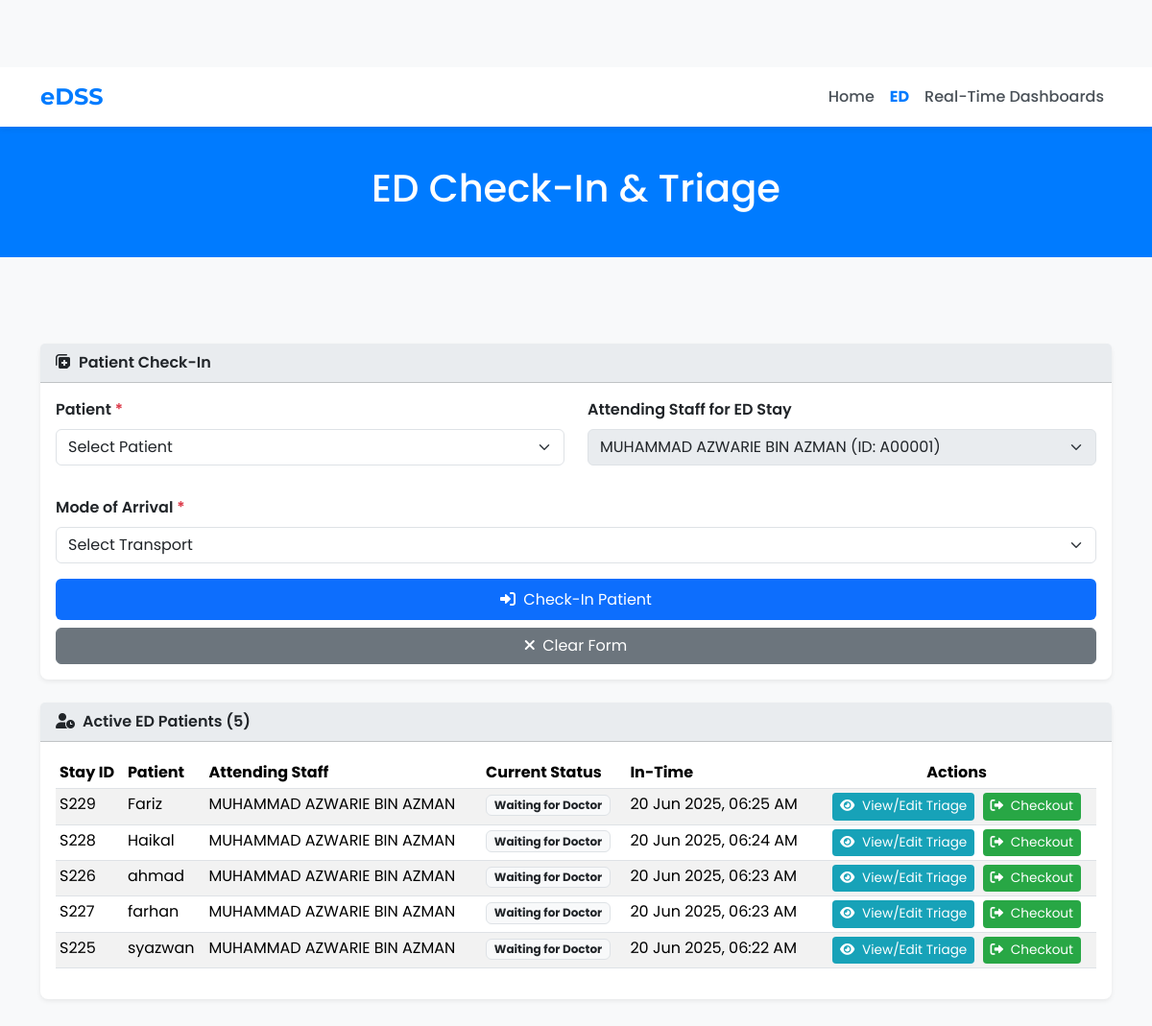
The app's page /admission/admin/manage_edstay.php (signed in) with its own data.
### tables this page shows
CREATE TABLE `edstays` (
  `StayID` varchar(12) NOT NULL,
  `Intime` timestamp NOT NULL DEFAULT current_timestamp(),
  `Outime` timestamp NULL DEFAULT NULL,
  `Arrival_transport` varchar(50) NOT NULL,
  `Status` varchar(50) DEFAULT 'Waiting for Triage',
  `Disposition` varchar(100) NOT NULL,
  `PatientID` varchar(12) NOT NULL,
  `StaffID` varchar(12) NOT NULL,
  PRIMARY KEY (`StayID`),
  KEY `PatientID` (`PatientID`),
  KEY `StaffID` (`StaffID`),
  CONSTRAINT `edstays_ibfk_1` FOREIGN KEY (`PatientID`) REFERENCES `patients` (`PatientID`),
  CONSTRAINT `edstays_ibfk_2` FOREIGN KEY (`StaffID`) REFERENCES `staff` (`StaffID`)
);

CREATE TABLE `patients` (
  `PatientID` varchar(12) NOT NULL,
  `PatientName` varchar(100) NOT NULL,
  `Gender` varchar(50) NOT NULL,
  `Race` varchar(50) NOT NULL,
  `Phone_Number` varchar(15) NOT NULL,
  `Address` text NOT NULL,
  `Email` varchar(100) NOT NULL,
  `RegistrationTimestamp` datetime NOT NULL DEFAULT current_timestamp(),
  PRIMARY KEY (`PatientID`),
  UNIQUE KEY `email` (`Email`)
);

CREATE TABLE `staff` (
  `StaffID` varchar(12) NOT NULL,
  `Name` varchar(255) NOT NULL,
  `IC` varchar(15) NOT NULL,
  `Gender` varchar(15) NOT NULL,
  `PhoneNo` varchar(15) NOT NULL,
  `Address` varchar(255) NOT NULL,
  `Role` varchar(50) NOT NULL,
  `Status` varchar(20) DEFAULT 'Available',
  `Email` varchar(100) NOT NULL,
  `Username` varchar(100) NOT NULL,
  `Password` varchar(255) NOT NULL,
  `DepartmentID` varchar(12) NOT NULL,
  PRIMARY KEY (`StaffID`),
  UNIQUE KEY `IC` (`IC`),
  UNIQUE KEY `PhoneNo` (`PhoneNo`),
  UNIQUE KEY `Email` (`Email`),
  UNIQUE KEY `Username` (`Username`),
  KEY `DepartmentID` (`DepartmentID`),
  CONSTRAINT `STAFF_ibfk_1` FOREIGN KEY (`DepartmentID`) REFERENCES `department` (`DepartmentID`) ON DELETE CASCADE
);

CREATE TABLE `edstays_triage` (
  `StayID` varchar(12) NOT NULL,
  `TriageID` varchar(12) NOT NULL,
  `ChiefComplaint` varchar(100) NOT NULL,
  PRIMARY KEY (`StayID`,`TriageID`),
  KEY `TriageID` (`TriageID`),
  KEY `StayID` (`StayID`),
  CONSTRAINT `edstays_triage_ibfk_1` FOREIGN KEY (`StayID`) REFERENCES `edstays` (`StayID`),
  CONSTRAINT `edstays_triage_ibfk_2` FOREIGN KEY (`TriageID`) REFERENCES `triage` (`TriageID`)
);

### admission/admin/manage_edstay.php (the view, shortened to what this page needs)
<?php
include 'connection.php';
$loggedInStaffID_Session = $_SESSION['staffid'] ?? null;
$staffIDFromURL = $_GET['staffid'] ?? null;
$staffIdForPageContext = $staffIDFromURL ?? $loggedInStaffID_Session;
$current_page = basename($_SERVER['PHP_SELF']);
function addStaffIdToLink($url, $staffIdParam) {
    if ($staffIdParam !== null && $staffIdParam !== '') {
        $separator = (strpos($url, '?') === false) ? '?' : '&';
        return $url . $separator . 'staffid=' . urlencode($staffIdParam);
    }
    return $url;
}
if ($_SERVER['REQUEST_METHOD'] === 'GET') {
    $StaffID_FK_form = $loggedInStaffID_Session;
} else {
    $StaffID_FK_form = $_POST['staff_id_fk_form'] ?? $loggedInStaffID_Session;
}
$staffList = []; $sql_staff = "SELECT StaffID, Name FROM staff ORDER BY Name ASC"; $result_staff = $conn->query($sql_staff); if ($result_staff) { while ($row = $result_staff->fetch_assoc()) { $staffList[] = $row; } $result_staff->free(); } else { error_log("Error fetching staff list: " . $conn->error); }
$itemsPerPage_ed = 10; $page_ed = isset($_GET['page_ed']) && (int)$_GET['page_ed'] > 0 ? (int)$_GET['page_ed'] : 1; $offset_ed = ($page_ed - 1) * $itemsPerPage_ed;
$activeEDStaysData = []; $totalPages_ed = 0; $fetch_error_ed = null;
try {
    $totalActiveEDStaysQuery = "SELECT COUNT(*) AS total FROM edstays WHERE Outime IS NULL";
    $totalResult_ed = $conn->query($totalActiveEDStaysQuery); if ($totalResult_ed) { $totalActiveEDStays = $totalResult_ed->fetch_assoc()['total']; $totalPages_ed = ceil($totalActiveEDStays / $itemsPerPage_ed); $totalResult_ed->free(); } else { throw new Exception("Count active stays: " . $conn->error); }
    $edStaysQuery = "SELECT es.StayID, es.Intime, es.PatientID, p.PatientName, es.StaffID AS AttendingStaffID_edstays, s_attending.Name AS AttendingStaffName, es.Status AS EDStatus, es.Arrival_transport AS StayArrivalTransport, et.TriageID, et.ChiefComplaint, t.Temperature, t.Heartrate, t.Resprate, t.O2sat, t.SBP, t.DBP, t.Pain, t.Acuity FROM edstays es JOIN patients p ON es.PatientID = p.PatientID LEFT JOIN staff s_attending ON es.StaffID = s_attending.StaffID LEFT JOIN edstays_triage et ON es.StayID = et.StayID LEFT JOIN triage t ON et.TriageID = t.TriageID WHERE es.Outime IS NULL ORDER BY es.Intime DESC LIMIT ? OFFSET ?";
    $stmt_edstays = $conn->prepare($edStaysQuery); if ($stmt_edstays === false) throw new Exception("Prep Fetch Stays: " . $conn->error);
    $stmt_edstays->bind_param("ii", $itemsPerPage_ed, $offset_ed);
    if (!$stmt_edstays->execute()) throw new Exception("Exec Fetch Stays: " . $stmt_edstays->error);
    $result_edstays = $stmt_edstays->get_result(); if ($result_edstays) { $activeEDStaysData = $result_edstays->fetch_all(MYSQLI_ASSOC); $result_edstays->free(); } else { throw new Exception("Get result Fetch Stays: " . $stmt_edstays->error); }
} catch (Exception $e) { $fetch_error_ed = "Error fetching ED Stay list: " . $e->getMessage(); error_log($fetch_error_ed); }
?>
<!DOCTYPE html>
<html lang="en">
<head>
    <link href="https://cdn.jsdelivr.net/npm/bootstrap@5.3.3/dist/css/bootstrap.min.css" rel="stylesheet"> <link href="https://cdnjs.cloudflare.com/ajax/libs/font-awesome/6.0.0-beta3/css/all.min.css" rel="stylesheet">
</head>
<body>
    <nav class="navbar navbar-expand-lg navbar-light">
        <div class="container">
       <a class="navbar-brand" href="<?php echo addStaffIdToLink('http://localhost/dss/staff/admin/AdminLandingPage.php', $staffIdForPageContext);  ?>">eDSS</a>
            <div class="collapse navbar-collapse" id="navbarNav">
                <ul class="navbar-nav ms-auto">
                    <li class="nav-item <?php echo ($current_page == 'index.php') ? 'active' : ''; ?>">
                        <a class="nav-link" href="<?php echo addStaffIdToLink('index.php', $staffIdForPageContext); ?>">Home</a>
                    </li>
                    <li class="nav-item <?php echo ($current_page == 'manage_edstay.php') ? 'active' : ''; ?>">
                        <a class="nav-link" href="<?php echo addStaffIdToLink('manage_edstay.php', $staffIdForPageContext); ?>">ED</a>
                    </li>
                    <li class="nav-item <?php echo ($current_page == 'dashboard.php') ? 'active' : ''; ?>">
                        <a class="nav-link" href="<?php echo addStaffIdToLink('dashboard.php', $staffIdForPageContext); ?>">Real-Time Dashboards</a>
                    </li>
                </ul>
            </div>
        </div>
    </nav>
    <div class="hero-section"><h1>ED Check-In & Triage</h1></div>
    <div class="container mt-4 mb-5">
        <div id="messageArea" style="min-height: 60px;">
        </div>
        <div class="card" id="edStayFormCard">
            <div class="card-header"><i class="fas fa-notes-medical me-2"></i><span id="formTitle">Patient Check-In</span></div>
            <div class="card-body">
                <form method="POST" action="<?php echo addStaffIdToLink(htmlspecialchars($_SERVER['PHP_SELF']), $staffIdForPageContext); ?>" id="edStayForm">
                    <div class="row">
                        <div class="col-md-6 mb-3">
                            <label for="patient_id_fk_form" class="form-label">Patient <span class="text-danger">*</span></label>
                            <select name="patient_id_fk_form" id="patient_id_fk_form" class="form-select" required>
                                <option value="">Select Patient</option>
                            </select>
                        </div>
                        <div class="col-md-6 mb-3">
                            <div id="attending_staff_container_checkin">
                                <label for="staff_id_fk_form" class="form-label">Attending Staff for ED Stay</label>
                                <select name="staff_id_fk_form" id="staff_id_fk_form" class="form-select" required disabled>
                                    <?php foreach ($staffList as $staff): ?> <option value="<?php echo htmlspecialchars($staff['StaffID']); ?>" <?php if ($StaffID_FK_form == $staff['StaffID']) echo "selected"; ?>><?php echo htmlspecialchars($staff['Name']) . " (ID: " . htmlspecialchars($staff['StaffID']) . ")"; ?></option> <?php endforeach; ?>
                                </select>
                            </div>
                        </div>
                    </div>
                    <div class="mb-3" id="arrival_transport_container">
                       <label for="arrival_transport_edstay" class="form-label">Mode of Arrival <span class="text-danger">*</span></label>
                        <select class="form-select" name="arrival_transport_edstay" id="arrival_transport_edstay" required>
                            <option value="">Select Transport</option>
                        </select>
                   </div>
                    <button type="submit" class="btn-submit btn btn-primary w-100" id="submitBtnEDStay"><i class="fas fa-sign-in-alt me-1"></i> <span id="submitBtnTextEDStay">Check-In Patient</span></button>
                    <button type="button" class="btn btn-secondary mt-2 w-100" onclick="resetToCheckInMode()"><i class="fas fa-times me-1"></i> Clear Form</button>
                </form>
            </div>
        </div>
        <div class="card mt-4">
            <div class="card-header"><i class="fas fa-user-clock me-2"></i>Active ED Patients (<span id="activePatientCount"><?php echo $totalActiveEDStays ?? 0; ?></span>)</div>
            <div class="card-body">
                <div class="table-responsive">
                    <table class="table table-striped table-hover table-sm">
                        <thead><tr><th>Stay ID</th><th>Patient</th><th>Attending Staff</th><th>Current Status</th><th>In-Time</th><th class="text-center">Actions</th></tr></thead>
                        <tbody>
                            <?php if (!empty($activeEDStaysData)): ?>
                                <?php foreach ($activeEDStaysData as $stay):
                                    $hasTriage = !empty($stay['TriageID']);
                                ?>
                                <tr>
                                    <td><?php echo htmlspecialchars($stay['StayID']); ?></td>
                                    <td><?php echo htmlspecialchars($stay['PatientName'] ?? 'N/A'); ?></td>
                                    <td><?php echo htmlspecialchars($stay['AttendingStaffName'] ?? 'N/A'); ?></td>
                                    <td><span class="badge bg-light text-dark border"><?php echo htmlspecialchars($stay['EDStatus'] ?? 'N/A'); ?></span></td>
                                    <td><?php echo !empty($stay['Intime']) ? htmlspecialchars(date('d M Y, h:i A', strtotime($stay['Intime']))) : 'N/A'; ?></td>
                                    <td class="text-center">
                                        <?php
                                            $button_class = $hasTriage ? 'btn-secondary' : 'btn-info';
                                            $button_icon = $hasTriage ? 'fa-eye' : 'fa-file-medical-alt';
                                            $button_text = $hasTriage ? 'View/Edit Triage' : 'Add Triage';
                                            $button_title = $hasTriage ? 'View or Edit Existing Triage Data' : 'Add New Triage Data';
                                            if (in_array($stay['EDStatus'], ['Waiting for Triage', 'Waiting for Doctor', 'Doctor Assessment', 'Awaiting Disposition'])) :
                                        ?>
                                            <button class='triage-btn btn btn-sm <?php echo $button_class; ?> me-1'
                                                data-bs-toggle="modal" data-bs-target="#triageModal"
                                                data-stay-data='<?php echo htmlspecialchars(json_encode($stay), ENT_QUOTES, 'UTF-8'); ?>'
                                                onclick="prepareTriageModal(this)"
                                                title="<?php echo $button_title; ?>">
                                                <i class="fas <?php echo $button_icon; ?>"></i> <?php echo $button_text; ?>
                                            </button>
                                        <?php endif; ?>
                                        <?php if (!in_array($stay['EDStatus'], ['Completed'])): ?>
                                            <button class='checkout-btn btn btn-sm'
                                                data-stay='<?php echo htmlspecialchars(json_encode($stay), ENT_QUOTES, 'UTF-8'); ?>'
                                                onclick='prepareCheckout(JSON.parse(this.getAttribute("data-stay"))); return false;'
                                                title="Set Disposition & Checkout">
                                                <i class='fas fa-sign-out-alt'></i> Checkout
                                            </button>
                                        <?php endif; ?>
                                    </td>
                                </tr>
                                <?php endforeach; ?>
                            <?php else: ?>
                                <tr><td colspan="6" class="text-center text-muted">No active ED patients.</td></tr>
                            <?php endif; ?>
                        </tbody>
                    </table>
                </div>
            </div>
        </div>
    </div>
</body>
</html>

### admission/admin/manage_edstay.php (style rules this page uses)
:root { --primary-color: #007bff; --background-color: #f8f9fa; }
body { font-family: 'Poppins', sans-serif; padding-top: 70px; background-color: var(--background-color); }
.navbar { position: sticky; top: 0; z-index: 1030; background-color: white !important; box-shadow: 0 4px 6px rgba(0, 0, 0, 0.05); }
.navbar-brand { font-family: 'Montserrat', sans-serif; font-size: 1.5rem; font-weight: 700; color: var(--primary-color) !important; }
.nav-link { color: #495057 !important; font-weight: 500; }
.nav-item.active .nav-link { color: var(--primary-color) !important; font-weight: 700 !important; }
.hero-section { background-color: var(--primary-color); color: white; padding: 40px 0; text-align: center; margin-bottom: 30px; }
.card { border: none; border-radius: 8px; box-shadow: 0 2px 5px rgba(0,0,0,0.07); margin-bottom: 20px; }
.card-header { background-color: #e9ecef; font-weight: 600; }
.form-label { font-weight: 600; }
.form-control, .form-select { margin-bottom: 1rem; }
.btn-submit { color: white; border: none; padding: 0.6rem 1.5rem; width: 100%; }
.checkout-btn, .triage-btn { color:white; border: none; font-size: 0.85rem; padding: 0.25rem 0.5rem; }
.checkout-btn { background-color: #28a745; }
.triage-btn { background-color: #17a2b8; }
.checkout-btn i, .triage-btn i { margin-right: 4px; }
.table th, .table td { white-space: nowrap; }
select:disabled { background-color: #e9ecef; }
.navbar .nav-item.active .nav-link { color: var(--primary-color) !important; font-weight: bold !important; }

### records on screen
edstays: StayID "S229", PatientID.PatientName "Fariz", StaffID.Name "MUHAMMAD AZWARIE BIN AZMAN", Status "Waiting for Doctor", Intime "20 Jun 2025, 06:25 AM", edstays_triage.TriageID "View/Edit Triage"
edstays: StayID "S228", PatientID.PatientName "Haikal", StaffID.Name "MUHAMMAD AZWARIE BIN AZMAN", Status "Waiting for Doctor", Intime "20 Jun 2025, 06:24 AM", edstays_triage.TriageID "View/Edit Triage"
edstays: StayID "S226", PatientID.PatientName "ahmad", StaffID.Name "MUHAMMAD AZWARIE BIN AZMAN", Status "Waiting for Doctor", Intime "20 Jun 2025, 06:23 AM", edstays_triage.TriageID "View/Edit Triage"
edstays: StayID "S227", PatientID.PatientName "farhan", StaffID.Name "MUHAMMAD AZWARIE BIN AZMAN", Status "Waiting for Doctor", Intime "20 Jun 2025, 06:23 AM", edstays_triage.TriageID "View/Edit Triage"
edstays: StayID "S225", PatientID.PatientName "syazwan", StaffID.Name "MUHAMMAD AZWARIE BIN AZMAN", Status "Waiting for Doctor", Intime "20 Jun 2025, 06:22 AM", edstays_triage.TriageID "View/Edit Triage"

### other values on screen
$totalActiveEDStays "5"
form field staff_id_fk_form "MUHAMMAD AZWARIE BIN AZMAN (ID: A00001)"
